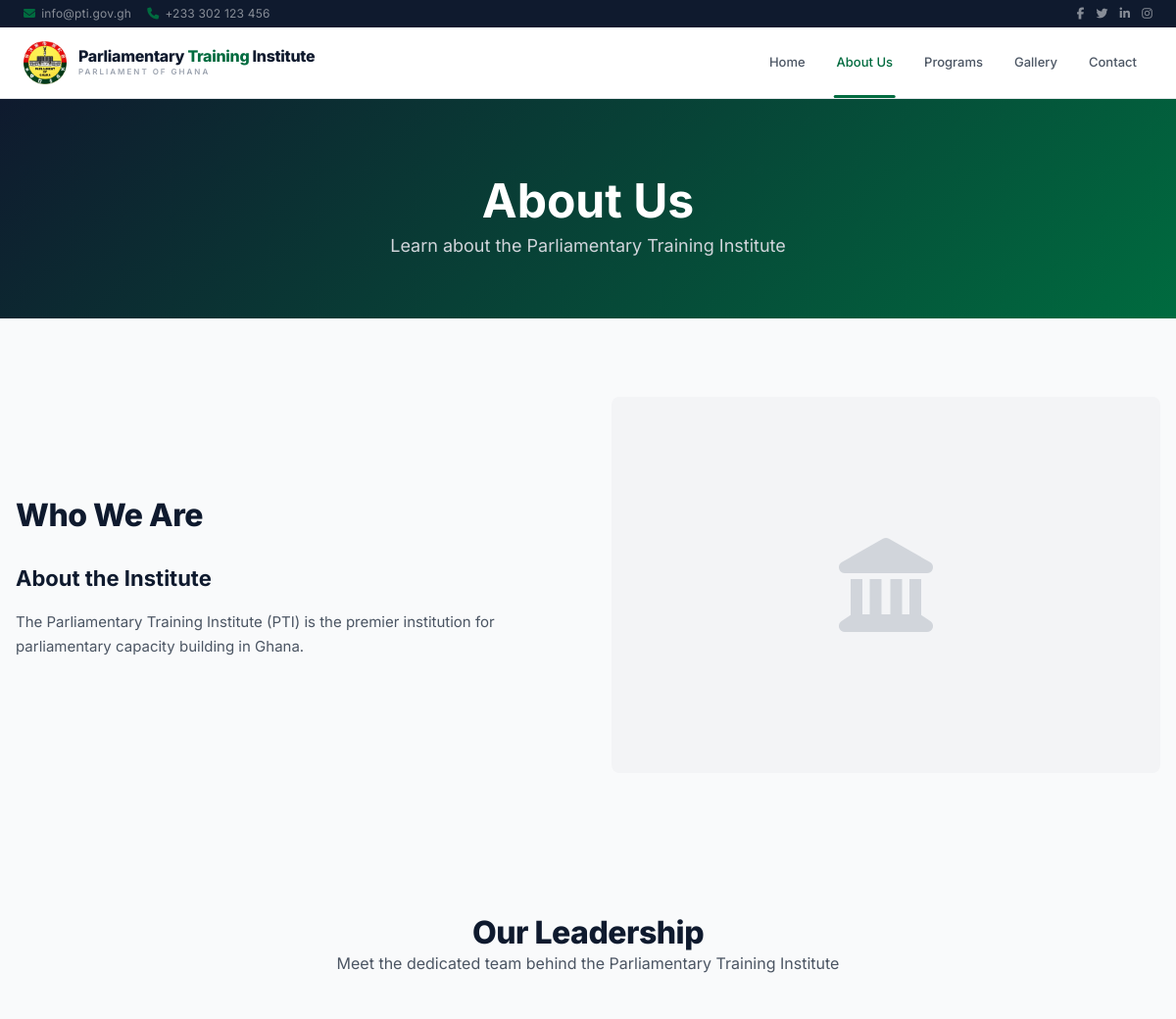
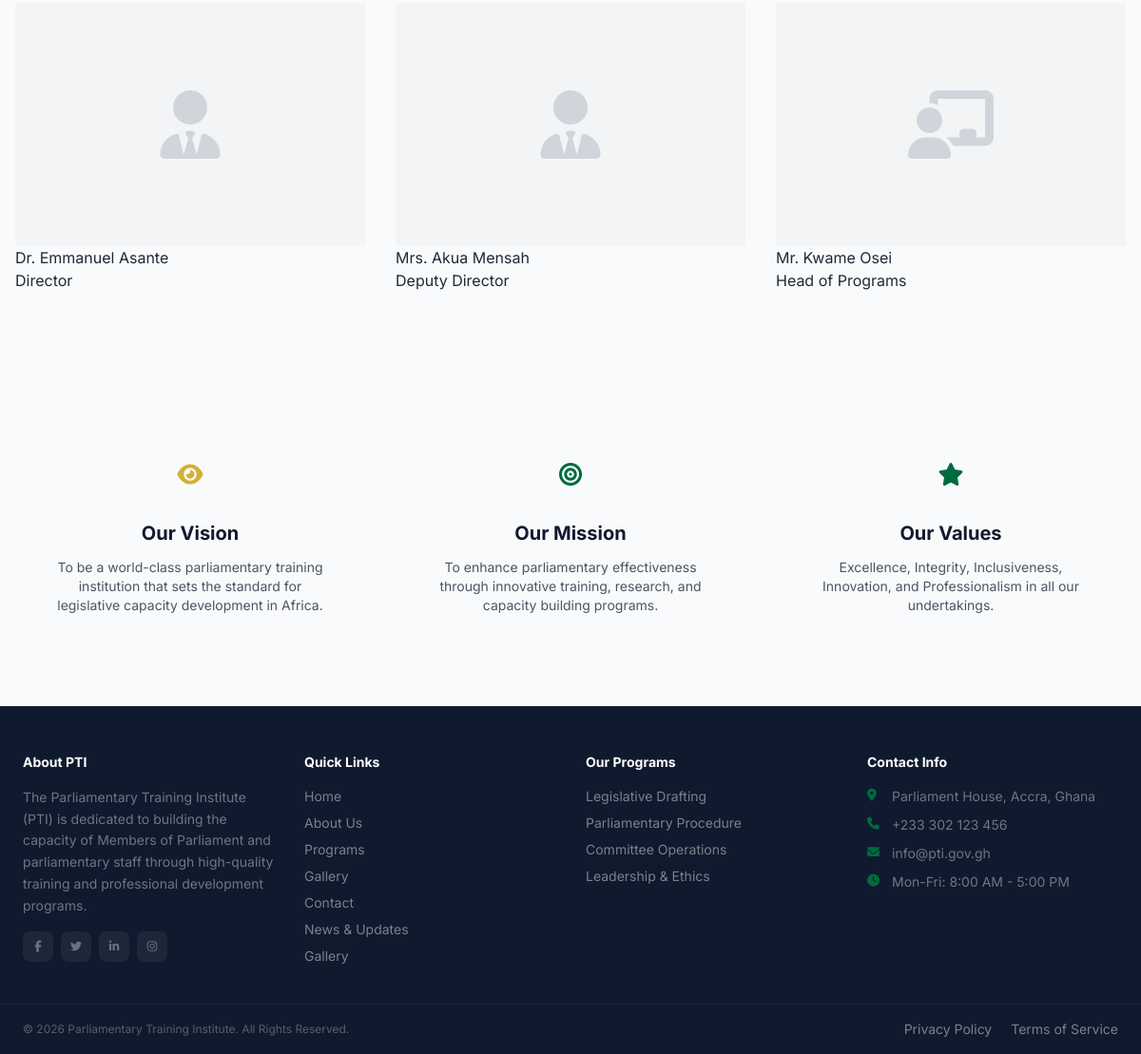
Page /about.php on the committed database (2 pictures, top to bottom).
### tables this page shows
CREATE TABLE IF NOT EXISTS settings (
    id INT AUTO_INCREMENT PRIMARY KEY,
    setting_key VARCHAR(100) NOT NULL UNIQUE,
    setting_value TEXT,
    created_at TIMESTAMP DEFAULT CURRENT_TIMESTAMP,
    updated_at TIMESTAMP DEFAULT CURRENT_TIMESTAMP ON UPDATE CURRENT_TIMESTAMP
);

CREATE TABLE IF NOT EXISTS menu_items (
    id INT AUTO_INCREMENT PRIMARY KEY,
    label VARCHAR(100) NOT NULL,
    link VARCHAR(255) NOT NULL DEFAULT '#',
    parent_id INT DEFAULT NULL,
    icon VARCHAR(50) DEFAULT NULL,
    target ENUM('_self','_blank') NOT NULL DEFAULT '_self',
    sort_order INT NOT NULL DEFAULT 0,
    status ENUM('active','inactive') NOT NULL DEFAULT 'active',
    created_at TIMESTAMP DEFAULT CURRENT_TIMESTAMP,
    updated_at TIMESTAMP DEFAULT CURRENT_TIMESTAMP ON UPDATE CURRENT_TIMESTAMP,
    FOREIGN KEY (parent_id) REFERENCES menu_items(id) ON DELETE SET NULL
);

CREATE TABLE IF NOT EXISTS pages (
    id INT AUTO_INCREMENT PRIMARY KEY,
    title VARCHAR(200) NOT NULL,
    slug VARCHAR(200) NOT NULL UNIQUE,
    content LONGTEXT,
    meta_description VARCHAR(300),
    featured_image VARCHAR(255),
    template ENUM('default','fullwidth','sidebar') NOT NULL DEFAULT 'default',
    status ENUM('published','draft') NOT NULL DEFAULT 'draft',
    created_by INT,
    created_at TIMESTAMP DEFAULT CURRENT_TIMESTAMP,
    updated_at TIMESTAMP DEFAULT CURRENT_TIMESTAMP ON UPDATE CURRENT_TIMESTAMP,
    FOREIGN KEY (created_by) REFERENCES users(id) ON DELETE SET NULL
);

CREATE TABLE IF NOT EXISTS programs (
    id INT AUTO_INCREMENT PRIMARY KEY,
    title VARCHAR(200) NOT NULL,
    slug VARCHAR(200) NOT NULL UNIQUE,
    description TEXT,
    content LONGTEXT,
    image VARCHAR(255),
    duration VARCHAR(100),
    fee DECIMAL(10,2) DEFAULT 0.00,
    category VARCHAR(100),
    status ENUM('active','inactive') NOT NULL DEFAULT 'active',
    featured TINYINT(1) DEFAULT 0,
    created_by INT,
    created_at TIMESTAMP DEFAULT CURRENT_TIMESTAMP,
    updated_at TIMESTAMP DEFAULT CURRENT_TIMESTAMP ON UPDATE CURRENT_TIMESTAMP,
    FOREIGN KEY (created_by) REFERENCES users(id) ON DELETE SET NULL
);

### config/database.php (called while the page is built, shortened)
<?php
try {
    $pdo = new PDO("mysql:host=" . DB_HOST . ";dbname=" . DB_NAME . ";charset=utf8mb4", DB_USER, DB_PASS);
    $pdo->setAttribute(PDO::ATTR_ERRMODE, PDO::ERRMODE_EXCEPTION);
    $pdo->setAttribute(PDO::ATTR_DEFAULT_FETCH_MODE, PDO::FETCH_ASSOC);
} catch (PDOException $e) {
    die("Database connection failed: " . $e->getMessage());
}
function getSetting($key) {
    global $pdo;
    $stmt = $pdo->prepare("SELECT setting_value FROM settings WHERE setting_key = ?");
    $stmt->execute([$key]);
    $row = $stmt->fetch();
    return $row ? $row['setting_value'] : null;
}

### about.php (the view, shortened to what this page needs)
<?php
require_once 'config/database.php';
$page = $pdo->prepare("SELECT * FROM pages WHERE slug = ? AND status = 'published'");
$page->execute(['about']);
$aboutContent = $page->fetch();
?>
<?php require 'includes/header.php'; ?>
<section class="page-banner">
    <div class="max-w-7xl mx-auto px-4 text-center">
        <h1 class="text-4xl md:text-5xl font-bold mb-2"><?= htmlspecialchars($aboutContent['title'] ?? 'About Us') ?></h1>
        <p class="text-gray-300 text-lg"><?= htmlspecialchars($aboutContent['meta_description'] ?? 'Learn about the Parliamentary Training Institute') ?></p>
    </div>
</section>
<section class="py-16 md:py-20">
    <div class="max-w-7xl mx-auto px-4">
        <div class="grid md:grid-cols-2 gap-12 items-center">
            <div>
                <h2 class="section-title">Who We Are</h2>
                <?php if ($aboutContent && trim(strip_tags($aboutContent['content'])) !== 'About the InstituteAbout the InstituteThe Parliamentary Training Institute (PTI) is the premier institution for parliamentary capacity building in Ghana.'): ?>
                <div class="prose max-w-none text-gray-600 leading-relaxed"><?= $aboutContent['content'] ?></div>
                <?php endif; ?>
            </div>
            <div class="bg-gray-100 rounded-lg h-64 md:h-96 flex items-center justify-center">
                <i class="fas fa-landmark text-8xl text-gray-300"></i>
            </div>
        </div>
    </div>
</section>
<section class="py-16 bg-gray-50">
    <div class="max-w-7xl mx-auto px-4">
        <div class="text-center mb-12">
            <h2 class="section-title center">Our Leadership</h2>
            <p class="text-gray-600">Meet the dedicated team behind the Parliamentary Training Institute</p>
        </div>
        <div class="grid md:grid-cols-3 gap-8">
            <?php
            $leaders_raw = getSetting('about_leadership');
            $leaders = [];
            if ($leaders_raw) {
                foreach (explode("\n", $leaders_raw) as $line) {
                    $parts = explode('|', trim($line), 3);
                    if (count($parts) === 3) $leaders[] = ['name' => trim($parts[0]), 'role' => trim($parts[1]), 'icon' => trim($parts[2])];
                }
            }
            foreach ($leaders as $l):
            ?>
            <div class="card team-card">
                <div class="bg-gray-100 h-48 md:h-64 flex items-center justify-center">
                    <i class="fas <?= $l['icon'] ?> text-7xl text-gray-300"></i>
                </div>
                <div class="info">
                    <h4><?= $l['name'] ?></h4>
                    <p><?= $l['role'] ?></p>
                </div>
            </div>
            <?php endforeach; ?>
        </div>
    </div>
</section>
<section class="py-16">
    <div class="max-w-7xl mx-auto px-4">
        <div class="grid md:grid-cols-3 gap-8">
            <div class="text-center p-8 card">
                <div class="w-16 h-16 bg-gold/20 rounded-full flex items-center justify-center mx-auto mb-4">
                    <i class="fas fa-eye text-2xl text-gold"></i>
                </div>
                <h3 class="text-xl font-bold mb-3 text-dark-primary">Our Vision</h3>
                <p class="text-gray-600 text-sm"><?= getSetting('about_vision') ?: 'To be a world-class parliamentary training institution that sets the standard for legislative capacity development in Africa.' ?></p>
            </div>
            <div class="text-center p-8 card">
                <div class="w-16 h-16 bg-primary/10 rounded-full flex items-center justify-center mx-auto mb-4">
                    <i class="fas fa-bullseye text-2xl text-primary"></i>
                </div>
                <h3 class="text-xl font-bold mb-3 text-dark-primary">Our Mission</h3>
                <p class="text-gray-600 text-sm"><?= getSetting('about_mission') ?: 'To enhance parliamentary effectiveness through innovative training, research, and capacity building programs.' ?></p>
            </div>
            <div class="text-center p-8 card">
                <div class="w-16 h-16 bg-primary/10 rounded-full flex items-center justify-center mx-auto mb-4">
                    <i class="fas fa-star text-2xl text-primary"></i>
                </div>
                <h3 class="text-xl font-bold mb-3 text-dark-primary">Our Values</h3>
                <p class="text-gray-600 text-sm"><?= getSetting('about_values') ?: 'Excellence, Integrity, Inclusiveness, Innovation, and Professionalism in all our undertakings.' ?></p>
            </div>
        </div>
    </div>
</section>
<?php require 'includes/footer.php'; ?>

### includes/header.php (shortened to what this page needs)
<!DOCTYPE html>
<html lang="en">
<head>
    <script src="https://cdn.tailwindcss.com"></script>
    <link rel="stylesheet" href="https://cdnjs.cloudflare.com/ajax/libs/font-awesome/6.5.1/css/all.min.css">
</head>
<body>
<?php $currentPage = basename($_SERVER['SCRIPT_NAME']); ?>
<div class="top-bar">
    <div class="max-w-7xl mx-auto px-4 sm:px-6">
        <div class="flex items-center justify-between">
            <div class="flex items-center gap-4 text-xs">
                <a href="mailto:<?= getSetting('site_email') ?>" class="flex items-center gap-1.5"><i class="fas fa-envelope" style="color:var(--primary)"></i> <span class="contact-text"><?= getSetting('site_email') ?></span></a>
                <a href="tel:<?= getSetting('site_phone') ?>" class="flex items-center gap-1.5"><i class="fas fa-phone" style="color:var(--primary)"></i> <span class="contact-text"><?= getSetting('site_phone') ?></span></a>
            </div>
            <div class="flex items-center gap-3 text-xs">
                <a href="#" class="hover:text-white transition"><i class="fab fa-facebook-f"></i></a>
                <a href="#" class="hover:text-white transition"><i class="fab fa-twitter"></i></a>
                <a href="#" class="hover:text-white transition"><i class="fab fa-linkedin-in"></i></a>
                <a href="#" class="hover:text-white transition"><i class="fab fa-instagram"></i></a>
            </div>
        </div>
    </div>
</div>
<header class="main-header" id="mainHeader">
    <div class="max-w-7xl mx-auto px-4 sm:px-6">
        <div class="flex items-center justify-between">
            <a href="index.php" class="flex items-center gap-3 py-2.5">
                <div class="logo"><img src="assets/logos/logo.png" alt="PTI" onerror="this.style.display='none'"></div>
                <div>
                    <div class="logo-text">Parliamentary <span>Training</span> Institute</div>
                    <div class="logo-sub">Parliament of Ghana</div>
                </div>
            </a>
            <nav class="desktop-menu">
                <div class="main-nav flex items-center">
                    <?php
                    $stmt = $pdo->query("SELECT * FROM menu_items WHERE parent_id IS NULL AND status='active' ORDER BY sort_order");
                    while ($item = $stmt->fetch()):
                        $active = ($currentPage == $item['link']) ? 'active' : '';
                    ?>
                    <?php
                    $subs = $pdo->prepare("SELECT * FROM menu_items WHERE parent_id = ? AND status='active' ORDER BY sort_order");
                    $subs->execute([$item['id']]);
                    $hasChild = $subs->rowCount() > 0;
                    ?>
                    <div class="nav-item<?= $hasChild ? ' nav-has-child' : '' ?>">
                        <a href="<?= $item['link'] ?>" class="<?= $active ?>" target="<?= $item['target'] ?>"><?= $item['label'] ?></a>
                    </div>
                    <?php endwhile; ?>
                </div>
            </nav>
        </div>
    </div>
</header>

### includes/footer.php (shortened to what this page needs)
<footer class="footer pt-12 pb-0">
    <div class="max-w-7xl mx-auto px-4 sm:px-6">
        <div class="grid sm:grid-cols-2 lg:grid-cols-4 gap-8 pb-10">
            <div>
                <h5>About PTI</h5>
                <p class="text-sm leading-relaxed text-white/40 mb-4">The Parliamentary Training Institute (PTI) is dedicated to building the capacity of Members of Parliament and parliamentary staff through high-quality training and professional development programs.</p>
                <div class="flex gap-2">
                    <a href="#" class="social-link"><i class="fab fa-facebook-f"></i></a>
                    <a href="#" class="social-link"><i class="fab fa-twitter"></i></a>
                    <a href="#" class="social-link"><i class="fab fa-linkedin-in"></i></a>
                    <a href="#" class="social-link"><i class="fab fa-instagram"></i></a>
                </div>
            </div>
            <div>
                <h5>Quick Links</h5>
                <ul class="space-y-2 text-sm">
                    <?php $stmt = $pdo->query("SELECT * FROM menu_items WHERE parent_id IS NULL AND status='active' ORDER BY sort_order"); while ($item = $stmt->fetch()): ?>
                    <li><a href="<?= $item['link'] ?>" class="hover:pl-1"><?= $item['label'] ?></a></li>
                    <?php endwhile; ?>
                    <li><a href="news.php" class="hover:pl-1">News & Updates</a></li>
                    <li><a href="gallery.php" class="hover:pl-1">Gallery</a></li>
                </ul>
            </div>
            <div>
                <h5>Our Programs</h5>
                <ul class="space-y-2 text-sm">
                    <?php $progs = $pdo->query("SELECT * FROM programs WHERE status='active' LIMIT 5"); while ($p = $progs->fetch()): ?>
                    <li><a href="program-details.php?slug=<?= $p['slug'] ?>" class="hover:pl-1"><?= $p['title'] ?></a></li>
                    <?php endwhile; ?>
                </ul>
            </div>
            <div>
                <h5>Contact Info</h5>
                <div class="space-y-2.5 text-sm">
                    <div class="contact-item">
                        <i class="fas fa-map-marker-alt"></i>
                        <span class="text-white/40"><?= getSetting('site_address') ?></span>
                    </div>
                    <div class="contact-item">
                        <i class="fas fa-phone"></i>
                        <span class="text-white/40"><?= getSetting('site_phone') ?></span>
                    </div>
                    <div class="contact-item">
                        <i class="fas fa-envelope"></i>
                        <span class="text-white/40"><?= getSetting('site_email') ?></span>
                    </div>
                    <div class="contact-item">
                        <i class="fas fa-clock"></i>
                        <span class="text-white/40">Mon-Fri: 8:00 AM - 5:00 PM</span>
                    </div>
                </div>
            </div>
        </div>
    </div>
    <div class="footer-bottom">
        <div class="max-w-7xl mx-auto px-4 sm:px-6 flex flex-col sm:flex-row items-center justify-between gap-2">
            <div class="text-white/30"><?= getSetting('footer_text') ?></div>
            <div class="flex gap-5 text-sm">
                <a href="#" class="text-white/30 hover:text-white transition">Privacy Policy</a>
                <a href="#" class="text-white/30 hover:text-white transition">Terms of Service</a>
            </div>
        </div>
    </div>
</footer>
</body>
</html>

### rows in the picture
settings: setting_value "info@pti.gov.gh"
settings: setting_value "+233 302 123 456"
menu_items: label "Home"
menu_items: label "About Us"
menu_items: label "Programs"
menu_items: label "Gallery"
menu_items: label "Contact"
pages: title "About Us", meta_description "Learn about the Parliamentary Training Institute", content "About the Institute The Parliamentary Training Institute (PTI) is the premier institution for parliamentary capacity building in Ghana."
settings: setting_value "To be a world-class parliamentary training institution that sets the standard for legislative capacity development in Africa."
settings: setting_value "To enhance parliamentary effectiveness through innovative training, research, and capacity building programs."
settings: setting_value "Excellence, Integrity, Inclusiveness, Innovation, and Professionalism in all our undertakings."
programs: title "Legislative Drafting"
programs: title "Parliamentary Procedure"
programs: title "Committee Operations"
programs: title "Leadership & Ethics"
settings: setting_value "Parliament House, Accra, Ghana"
settings: setting_value "© 2026 Parliamentary Training Institute. All Rights Reserved."

### other values in the picture
$l['name'] "Dr. Emmanuel Asante"
$l['role'] "Director"
$l['name'] "Mrs. Akua Mensah"
$l['role'] "Deputy Director"
$l['name'] "Mr. Kwame Osei"
$l['role'] "Head of Programs"
